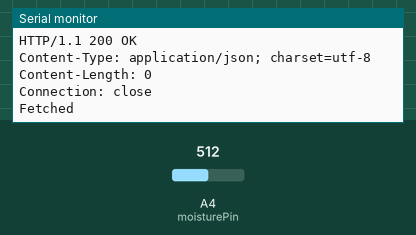
The sketch below on a simulated Arduino Uno, built with avr-gcc and run on an emulated ATmega328P. Parts: the last lines printed to the serial monitor. The test bench sets the inputs (shaded band); at power-on: A4 (moisturePin) = 512. WiFi joins after 1.5 s; servers stay silent unless stated; uploads are accepted with an empty reply.

Above: at 4.7 s.
4.8 s: A4 (moisturePin) set to 716
At 9.02 s:
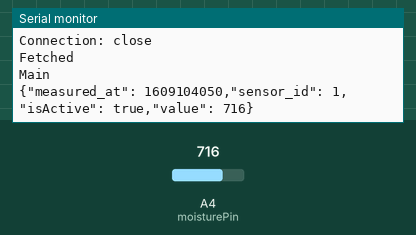
10.8 s: A4 (moisturePin) set to 900
At 14.35 s:
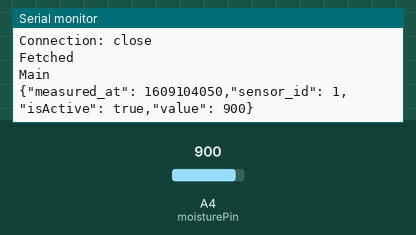
Timing chart, 0 to 15.8 s (numbered marks = the images above; inputs shaded):
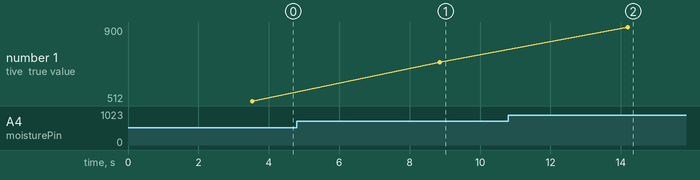

Measured:
- after the input at 4.8 s, the serial monitor: prints a new line after 4.1 s (image 1)
- after the input at 10.8 s, the serial monitor: prints a new line after 3.4 s (image 2)
- plotted number 1: 512 → 716 after the input at 4.8 s, 716 → 900 after the input at 10.8 s

The sketch:

main.ino
```cpp
#include <SPI.h>
#include <Ethernet3.h>

EthernetClient client;

byte mac[] = { 0xDE, 0xAC, 0xBE, 0xEF, 0xFE, 0xED };
char belowess[] = "belowess.ru";

bool isConfigured = false;
bool sendData = true;
bool makeLight = false;

// Light
int relayPin = 8;
// Moisture Meter
int moisturePin = 4;

void setup() {
  delay(2000);

  Serial.begin(9600);
  Serial.println("Setup");

  if (makeLight) {
    pinMode(relayPin, OUTPUT);
  }

  if (sendData) {
    Serial.println(Ethernet.linkReport());

    Ethernet.setRstPin(9);
    Ethernet.setCsPin(10);
    Ethernet.init();

    // start the Ethernet connection:
    if (Ethernet.begin(mac) == 0) {
      Serial.println("Failed to configure Ethernet using DHCP");
    } else {
      isConfigured = true;
      Serial.println("Good!");
      Serial.println(Ethernet.localIP());
    }
  }
}

void loop()
{
  Serial.println("Main");

  int moisture = analogRead(moisturePin);
  //Serial.println(moisture);

  if (sendData) {
    if (!isConfigured) {
      Serial.println("Not configured");
      while (true);
    }


    long timestamp = 1609104050;

    String data = "{";
    data.concat("\"measured_at\": ");
    data.concat(String(timestamp));
    data.concat(",");
    data.concat("\"sensor_id\": 1,");
    data.concat("\"isActive\": true,");
    data.concat("\"value\": ");
    data.concat(String(moisture));
    data.concat("}");
    Serial.println(data);

    if (client.connect(belowess, 8080)) {
      Serial.println("connected");

      client.println("POST /api/records HTTP/1.1");
      client.println("Host: belowess.ru:8080");
      client.println("Content-Type: application/json");
      client.println("Connection: close");
      client.println("User-Agent: Arduino/1.0");
      client.println("Accept: text/html,*/*;q=0.8,application/signed-exchange;v=b3;q=0.9");
      client.print("Content-Length:");
      client.println(data.length());
      client.println();
      client.print(data);

      client.flush();
    }
    else {
      Serial.println("connection failed");
      while (true);
    }

    bool needFetch = true;
    bool fetching = false;

    while(needFetch) {
      if (client.available()) {
        fetching = true;
        char c = client.read();
        Serial.print(c);
      } else if (fetching) {
        needFetch = false;
        client.stop();
        Serial.println("Fetched");
      }
    }
  }

  if (makeLight) {
    Serial.println("Light");
    while(true) {
      delay(2000);
      digitalWrite(relayPin,HIGH);
      Serial.println("Light on");
      delay(2000);
      digitalWrite(relayPin,LOW);
      Serial.println("Light off");
    }
  }

  delay(5000);
}
```
